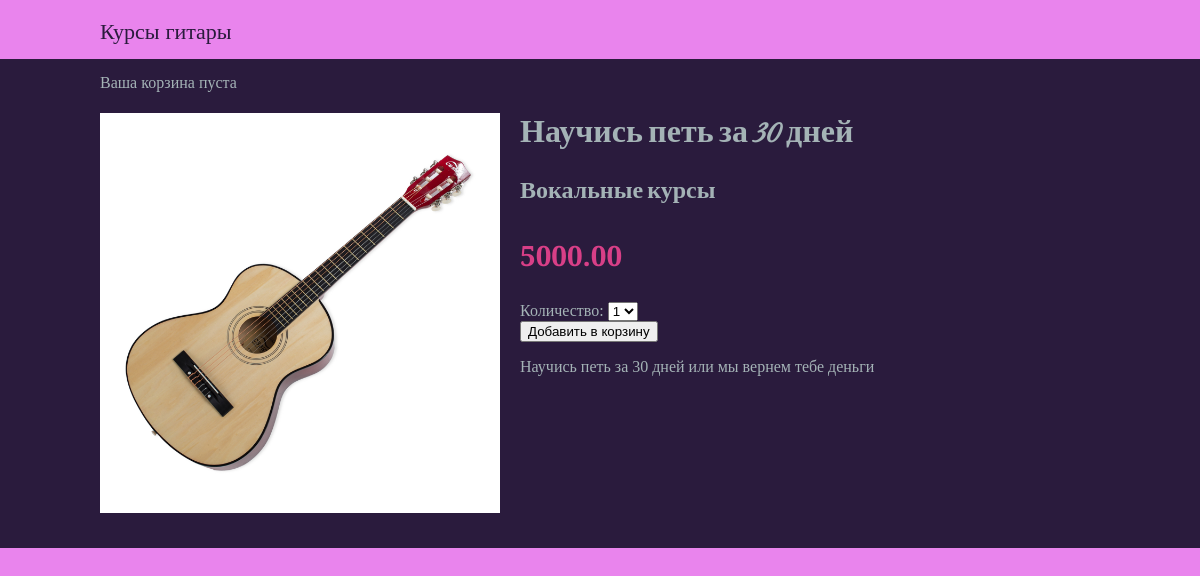
Screenshot of /1/nauchis-pet-za-30-dnej/ with the database file from the repository.
### cources/models.py (models this page shows, shortened)
class Course(models.Model):
    category = models.ForeignKey(Category, related_name='cources', on_delete=models.CASCADE, blank=True)
    name = models.CharField(max_length=250)
    slug = models.SlugField(max_length=200)
    image = models.ImageField(upload_to='courses/%Y/%m/%d', blank=True)
    description = models.TextField(blank=True)
    price = models.DecimalField(max_digits=8, decimal_places=2)
    available = models.BooleanField(default=True)
    created = models.DateTimeField(auto_now_add=True)
    updated = models.DateTimeField(auto_now=True)
    stock = models.PositiveIntegerField()
    class Meta:
        ordering =('name',)

class Category(models.Model):
    name = models.CharField(max_length=200)
    slug = models.SlugField(max_length=200)
    class Meta:
        ordering = ('name',)
        verbose_name = 'category'
        verbose_name_plural = 'categories'
    def __str__(self):
        return self.name
    def get_absolute_url(self):
        return reverse('cources:course_list_by_category',
                       args=[self.slug])

### cources/views.py (the view)
# urls.py: path('<int:id>/<slug:slug>/', views.course_detail, name='course_detail'),
def course_detail(request, id, slug):
    course = get_object_or_404(Course, id=id, slug= slug, available = True)
    cart_course_form = CartAddCourseForm()
    return render(request,
                  'cources/course/detail.html',
                  {'course':course,
                   'cart_course_form':cart_course_form})

### cart/forms.py
class CartAddCourseForm(forms.Form):
    quantity = forms.TypedChoiceField(choices=COURSE_QUANTITY_CHOISES, label = "Количество", coerce=int)
    override = forms.BooleanField(required=False, initial=False, widget=forms.HiddenInput)

### cart/cart.py (called while the page is built)
    def __len__(self):
        return sum(item['quantity'] for item in self.cart.values())

### cart/context_processors.py (called while the page is built)
def cart(request):
    return{'cart':Cart(request)}

### cources/templates/cources/course/detail.html (shortened to what this page needs)
{% extends "cources/base.html" %}
{% load static %}
{% block content %}
<div class="course-detail">
    <img src="{% if course.image %}{{ course.image.url }}{% else %}{% static "img/no_image.png" %}{% endif %}">
    <h1>{{course.name}}</h1>
    <h2>
        <a href="{{course.category.get_absolute_url}}">
            {{course.category}}
        </a>
    </h2>
    <p class="price"> {{course.price}}</p>
    <form action="{% url "cart:cart_add" course.id %}" method ="post">
        {{cart_course_form}}
        <input type="submit" value="Добавить в корзину">
    </form>
    {{course.description|linebreaks}}
</div>
{% endblock %}

### cources/static/css/base.css (style rules this page uses)
body { background: #e25ce7bf; margin:0; padding:0; font-family:"Playfair Display", serif; font-style: normal; }
h1, h2, h3, h4, h5, h6 { font-family:"Great Vibes", cursive; font-style: normal; }
a { text-decoration: none; color:#a4b3b6; }
.course-detail .price { color:#d83f87; font-size:28px; font-weight:bold; }
.course-detail img { width: 40%; float: left; padding: 0 20px 20px 0; }

### rows the page displays
Course: image (picture), name "Научись петь за 30 дней", category "Вокальные курсы", price "5000.00", description "Научись петь за 30 дней или мы вернем тебе деньги"
